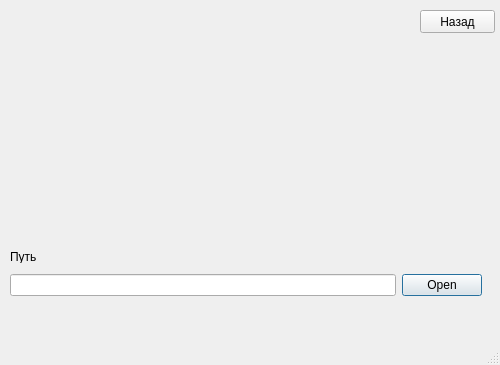
<?xml version="1.0" encoding="UTF-8"?>
<ui version="4.0">
 <class>MainWindow</class>
 <widget class="QMainWindow" name="MainWindow">
  <property name="geometry">
   <rect>
    <x>0</x>
    <y>0</y>
    <width>500</width>
    <height>365</height>
   </rect>
  </property>
  <property name="windowTitle">
   <string>MainWindow</string>
  </property>
  <widget class="QWidget" name="centralwidget">
   <widget class="QLabel" name="infoLabel">
    <property name="geometry">
     <rect>
      <x>20</x>
      <y>20</y>
      <width>391</width>
      <height>211</height>
     </rect>
    </property>
    <property name="text">
     <string/>
    </property>
   </widget>
   <widget class="QPushButton" name="backBut">
    <property name="geometry">
     <rect>
      <x>420</x>
      <y>10</y>
      <width>75</width>
      <height>23</height>
     </rect>
    </property>
    <property name="text">
     <string>Назад</string>
    </property>
   </widget>
   <widget class="QLabel" name="label">
    <property name="geometry">
     <rect>
      <x>10</x>
      <y>250</y>
      <width>47</width>
      <height>13</height>
     </rect>
    </property>
    <property name="text">
     <string>Путь</string>
    </property>
   </widget>
   <widget class="QWidget" name="horizontalLayoutWidget">
    <property name="geometry">
     <rect>
      <x>10</x>
      <y>270</y>
      <width>481</width>
      <height>31</height>
     </rect>
    </property>
    <layout class="QHBoxLayout" name="horizontalLayout" stretch="30,0">
     <property name="leftMargin">
      <number>0</number>
     </property>
     <property name="topMargin">
      <number>0</number>
     </property>
     <property name="rightMargin">
      <number>9</number>
     </property>
     <item>
      <widget class="QLineEdit" name="pathEdit">
       <property name="echoMode">
        <enum>QLineEdit::Normal</enum>
       </property>
       <property name="readOnly">
        <bool>false</bool>
       </property>
      </widget>
     </item>
     <item>
      <widget class="QDialogButtonBox" name="buttonBox">
       <property name="standardButtons">
        <set>QDialogButtonBox::Open</set>
       </property>
       <property name="centerButtons">
        <bool>true</bool>
       </property>
      </widget>
     </item>
    </layout>
   </widget>
  </widget>
  <widget class="QMenuBar" name="menubar">
   <property name="geometry">
    <rect>
     <x>0</x>
     <y>0</y>
     <width>500</width>
     <height>21</height>
    </rect>
   </property>
  </widget>
  <widget class="QStatusBar" name="statusbar"/>
 </widget>
 <resources/>
 <connections/>
</ui>
